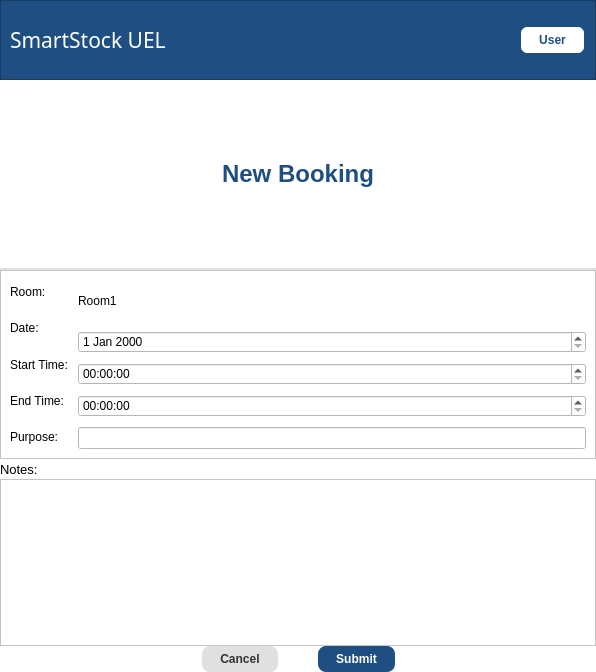
<?xml version="1.0" encoding="UTF-8"?>
<ui version="4.0">
 <class>MainWindow</class>
 <widget class="QMainWindow" name="MainWindow">
  <property name="geometry">
   <rect>
    <x>0</x>
    <y>0</y>
    <width>596</width>
    <height>672</height>
   </rect>
  </property>
  <property name="windowTitle">
   <string>MainWindow</string>
  </property>
  <widget class="QWidget" name="centralwidget">
   <property name="styleSheet">
    <string notr="true">background-color: rgb(255, 255, 255);</string>
   </property>
   <layout class="QVBoxLayout" name="verticalLayout_2">
    <property name="spacing">
     <number>0</number>
    </property>
    <property name="leftMargin">
     <number>0</number>
    </property>
    <property name="topMargin">
     <number>0</number>
    </property>
    <property name="rightMargin">
     <number>0</number>
    </property>
    <property name="bottomMargin">
     <number>0</number>
    </property>
    <item>
     <layout class="QVBoxLayout" name="verticalLayout">
      <property name="spacing">
       <number>0</number>
      </property>
      <item>
       <widget class="QFrame" name="frame">
        <property name="minimumSize">
         <size>
          <width>0</width>
          <height>80</height>
         </size>
        </property>
        <property name="maximumSize">
         <size>
          <width>16777215</width>
          <height>80</height>
         </size>
        </property>
        <property name="styleSheet">
         <string notr="true">background-color: #1f4f82;</string>
        </property>
        <property name="frameShape">
         <enum>QFrame::StyledPanel</enum>
        </property>
        <property name="frameShadow">
         <enum>QFrame::Raised</enum>
        </property>
        <layout class="QHBoxLayout" name="horizontalLayout_2">
         <item>
          <layout class="QHBoxLayout" name="horizontalLayout">
           <item>
            <widget class="QLabel" name="label_3">
             <property name="font">
              <font>
               <family>Baskerville Old Face</family>
               <pointsize>16</pointsize>
              </font>
             </property>
             <property name="styleSheet">
              <string notr="true">color: rgb(255, 255, 255);</string>
             </property>
             <property name="text">
              <string>SmartStock UEL</string>
             </property>
             <property name="alignment">
              <set>Qt::AlignLeading|Qt::AlignLeft|Qt::AlignVCenter</set>
             </property>
            </widget>
           </item>
          </layout>
         </item>
         <item>
          <spacer name="horizontalSpacer">
           <property name="orientation">
            <enum>Qt::Horizontal</enum>
           </property>
           <property name="sizeHint" stdset="0">
            <size>
             <width>40</width>
             <height>20</height>
            </size>
           </property>
          </spacer>
         </item>
         <item>
          <widget class="QPushButton" name="pushButton">
           <property name="styleSheet">
            <string notr="true">QPushButton {
    background-color: white;
    color: #1F4F82;
    border: 1.5px solid #1F4F82;
    border-radius: 8px;
    padding: 6px 18px;
    font-weight: 600;
}

QPushButton:hover {
    background-color: #1F4F82;
    color: white;
}

QPushButton:pressed {
    background-color: #163B63;
    color: white;
}</string>
           </property>
           <property name="text">
            <string>User</string>
           </property>
          </widget>
         </item>
        </layout>
       </widget>
      </item>
      <item>
       <widget class="QLabel" name="label_2">
        <property name="font">
         <font>
          <pointsize>-1</pointsize>
          <weight>75</weight>
          <bold>true</bold>
         </font>
        </property>
        <property name="styleSheet">
         <string notr="true">QLabel {
    font-size: 24px;
    font-weight: bold;
    color: #1F4F82;
    padding: 10px;
    border-bottom: 2px solid #E0E0E0;
}</string>
        </property>
        <property name="text">
         <string>New Booking</string>
        </property>
        <property name="alignment">
         <set>Qt::AlignCenter</set>
        </property>
       </widget>
      </item>
      <item>
       <widget class="QFrame" name="frame_2">
        <property name="frameShape">
         <enum>QFrame::StyledPanel</enum>
        </property>
        <property name="frameShadow">
         <enum>QFrame::Raised</enum>
        </property>
        <layout class="QHBoxLayout" name="horizontalLayout_4">
         <property name="spacing">
          <number>10</number>
         </property>
         <item>
          <layout class="QHBoxLayout" name="horizontalLayout_3">
           <item>
            <layout class="QVBoxLayout" name="verticalLayout_3">
             <property name="spacing">
              <number>12</number>
             </property>
             <item>
              <widget class="QLabel" name="label">
               <property name="text">
                <string>Room:</string>
               </property>
              </widget>
             </item>
             <item>
              <widget class="QLabel" name="label_4">
               <property name="text">
                <string>Date:</string>
               </property>
              </widget>
             </item>
             <item>
              <widget class="QLabel" name="label_6">
               <property name="text">
                <string>Start Time:</string>
               </property>
              </widget>
             </item>
             <item>
              <widget class="QLabel" name="label_7">
               <property name="text">
                <string>End Time:</string>
               </property>
              </widget>
             </item>
             <item>
              <widget class="QLabel" name="label_5">
               <property name="text">
                <string>Purpose:</string>
               </property>
              </widget>
             </item>
            </layout>
           </item>
          </layout>
         </item>
         <item>
          <layout class="QVBoxLayout" name="verticalLayout_4">
           <property name="spacing">
            <number>10</number>
           </property>
           <item>
            <widget class="QLabel" name="labelRoomName">
             <property name="styleSheet">
              <string notr="true">background-color: rgb(255, 255, 255);
color: rgb(0, 0, 0);</string>
             </property>
             <property name="text">
              <string>Room1</string>
             </property>
            </widget>
           </item>
           <item>
            <widget class="QDateEdit" name="dateEdit"/>
           </item>
           <item>
            <widget class="QTimeEdit" name="timeEditStart"/>
           </item>
           <item>
            <widget class="QTimeEdit" name="timeEditEnd"/>
           </item>
           <item>
            <widget class="QLineEdit" name="lineEditPurpose"/>
           </item>
          </layout>
         </item>
        </layout>
       </widget>
      </item>
      <item>
       <widget class="QLabel" name="label_9">
        <property name="maximumSize">
         <size>
          <width>16777215</width>
          <height>20</height>
         </size>
        </property>
        <property name="font">
         <font>
          <pointsize>10</pointsize>
         </font>
        </property>
        <property name="text">
         <string>Notes:</string>
        </property>
        <property name="alignment">
         <set>Qt::AlignLeading|Qt::AlignLeft|Qt::AlignVCenter</set>
        </property>
       </widget>
      </item>
      <item>
       <widget class="QTextEdit" name="textEditNote">
        <property name="maximumSize">
         <size>
          <width>16777215</width>
          <height>167</height>
         </size>
        </property>
       </widget>
      </item>
      <item>
       <layout class="QHBoxLayout" name="horizontalLayout_6">
        <item>
         <spacer name="horizontalSpacer_2">
          <property name="orientation">
           <enum>Qt::Horizontal</enum>
          </property>
          <property name="sizeHint" stdset="0">
           <size>
            <width>40</width>
            <height>20</height>
           </size>
          </property>
         </spacer>
        </item>
        <item>
         <widget class="QPushButton" name="pushButtonCancel">
          <property name="styleSheet">
           <string notr="true">QPushButton {
    background-color: #E0E0E0;
    color: #333333;
    border-radius: 8px;
    padding: 6px 18px;
    font-weight: bold;
}

QPushButton:hover {
    background-color: #CFCFCF;
}

QPushButton:pressed {
    background-color: #B8B8B8;
}</string>
          </property>
          <property name="text">
           <string>Cancel</string>
          </property>
         </widget>
        </item>
        <item>
         <spacer name="horizontalSpacer_4">
          <property name="orientation">
           <enum>Qt::Horizontal</enum>
          </property>
          <property name="sizeType">
           <enum>QSizePolicy::Fixed</enum>
          </property>
          <property name="sizeHint" stdset="0">
           <size>
            <width>40</width>
            <height>20</height>
           </size>
          </property>
         </spacer>
        </item>
        <item>
         <widget class="QPushButton" name="pushButtonQuit">
          <property name="styleSheet">
           <string notr="true">QPushButton {
    background-color: #1F4F82;
    color: white;
    border-radius: 8px;
    padding: 6px 18px;
    font-weight: bold;
}

QPushButton:hover {
    background-color: #163B63;
}

QPushButton:pressed {
    background-color: #0F2A47;
}</string>
          </property>
          <property name="text">
           <string>Submit</string>
          </property>
         </widget>
        </item>
        <item>
         <spacer name="horizontalSpacer_3">
          <property name="orientation">
           <enum>Qt::Horizontal</enum>
          </property>
          <property name="sizeHint" stdset="0">
           <size>
            <width>40</width>
            <height>20</height>
           </size>
          </property>
         </spacer>
        </item>
       </layout>
      </item>
     </layout>
    </item>
   </layout>
  </widget>
 </widget>
 <resources/>
 <connections/>
</ui>
